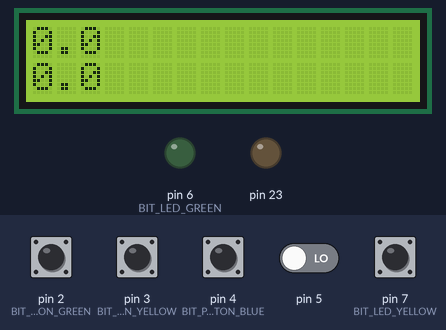
The sketch below on a simulated Arduino Uno, built with avr-gcc and run on an emulated ATmega328P. On the bench: 16×2 character LCD, output pins drawn as LEDs (lit = HIGH). Inputs (shaded band) come from the test bench; at power-on: pin 2 (BIT_PUSHBUTTON_GREEN), pin 3 (BIT_PUSHBUTTON_YELLOW), pin 4 (BIT_PUSHBUTTON_BLUE), pin 7 (BIT_LED_YELLOW) HIGH, pin 5 LOW.

Above: at 1.2 s.
1.3 s: pin 2 (BIT_PUSHBUTTON_GREEN) pulled LOW for 0.15 s
At 2.4 s:
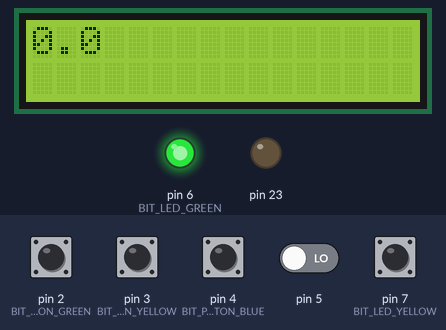
2.9 s: pin 3 (BIT_PUSHBUTTON_YELLOW) pulled LOW for 0.15 s
At 3.59 s:
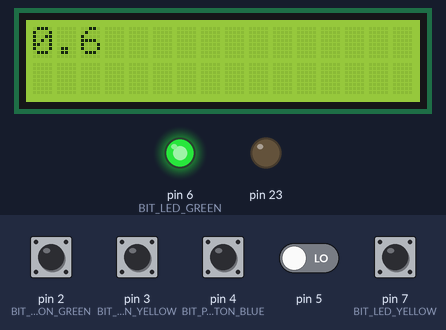
3.6 s: pin 2 (BIT_PUSHBUTTON_GREEN) pulled LOW for 1 s
At 3.7 s:
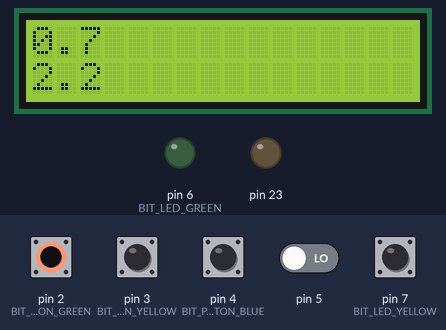
Timing chart, 0 to 6.6 s (numbered marks = the images above; inputs shaded):
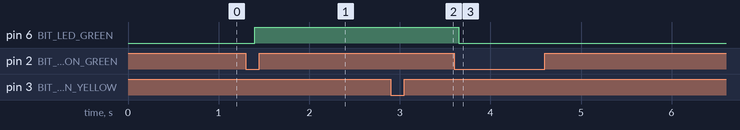

Measured:
- after the input at 1.3 s, pin 6 (BIT_LED_GREEN): LOW → HIGH after 0.10 s; the display: changes after 0.10 s (image 1)
- after the input at 2.9 s, the display: first changes after 0.13 s (image 2 shows a later state)
- after the input at 3.6 s, pin 6 (BIT_LED_GREEN): HIGH → LOW after 0.05 s

The sketch:

TwoTimers.ino
```cpp
// include the library code:
#include <LiquidCrystal.h>

// initialize the library with the numbers of the interface pins
LiquidCrystal lcd(13, 12, 11, 10, 9, 8);

#define REG_PORT_LED_YELLOW PORTD
#define BIT_LED_YELLOW 7
#define REG_PORT_LED_GREEN PORTD
#define BIT_LED_GREEN 6

#define REG_PORT_PUSHBUTTON_YELLOW PORTD
#define REG_PIN_PUSHBUTTON_YELLOW PIND
#define BIT_PUSHBUTTON_YELLOW 3
#define REG_PORT_PUSHBUTTON_GREEN PORTD
#define REG_PIN_PUSHBUTTON_GREEN PIND
#define BIT_PUSHBUTTON_GREEN 2
#define REG_PORT_PUSHBUTTON_BLUE PORTD
#define REG_PIN_PUSHBUTTON_BLUE PIND
#define BIT_PUSHBUTTON_BLUE 4

#define ON HIGH
#define OFF LOW

#define PRESSED LOW
#define NOTPRESSED HIGH

volatile uint8_t mainEventFlags = 0;
#define FLAG_GREEN_TIMER 0X01
#define FLAG_YELLOW_PUSHBUTTON 0X02
#define FLAG_GREEN_PUSHBUTTON 0X04
#define FLAG_BLUE_PUSHBUTTON 0x08

volatile uint8_t portdhistory = 0xFF;

//   CS12  | CS11  | CS10  |  DEC |Description
//       0 |     0 |     0 |   0  |stop timer
//       0 |     0 |     1 |   1  |prescaler = 1 (no prescaller)
//       0 |     1 |     0 |   2  |prescaler = 8
//       0 |     1 |     1 |   3  |prescaler = 64
//       1 |     0 |     0 |   4  |prescaler = 256
//       1 |     0 |     1 |   5  |prescaler = 1024
uint8_t Timer1Prescaler = 0x03;

//   CS22  | CS21  | CS20  |  DEC |Description
//       0 |     0 |     0 |   0  |stop timer
//       0 |     0 |     1 |   1  |prescaler = 1 (no prescaller)
//       0 |     1 |     0 |   2  |prescaler = 8
//       0 |     1 |     1 |   3  |prescaler = 32
//       1 |     0 |     0 |   4  |prescaler = 64
uint8_t Timer2Prescaler = 0x04;

// counter and compare values
#define TIMER_1_START 0
#define TIMER_1_COMPARE 24999  // 0 - 65535

// counter and compare values
#define TIMER_2_START 0
#define TIMER_2_COMPARE 249  // 0 - 256

unsigned long yellowTenthsSecond = 0;
boolean isYellowRunning = false;

unsigned long greenCounter = 1;
boolean isGreenRunning = false;

unsigned long elapsedTime = 0;
unsigned long currentTime = 0;
unsigned long priorTime = 0;

void setup() {
  Serial.begin(9600);

  //////////////// initialize display  ///////////
  // set up the LCD's number of columns and rows:
  lcd.begin(16, 2);
  refresh();  // Print a message to the LCD.

  ///////////////// Timer1 ///////////////////////
  // Reset Timer1 Control Reg A
  TCCR1A = 0;

  // set waveform generation mode WGM
//   TCCR1B &= ~_BV(WGM13);  //clears
//   TCCR1B &= ~_BV(WGM12);  //clears
//   TCCR1B &= ~_BV(WGM11);  //clears
//   TCCR1B &= ~_BV(WGM10);  //clears
//   TCCR1B |= _BV(WGM12);   //sets

  // Set Prescaller of 256
  TCCR1B &= ~0b111;  // set the three bits in TCCR2B to 0 (clears prescaler)
  TCCR1B = (TCCR1B & 0b11111000) | (Timer1Prescaler);

  TCNT1 = TIMER_1_START;    // Reset Timer1
  OCR1A = TIMER_1_COMPARE;  // set compare values
  TIMSK1 = _BV(OCIE1A);     // Enable timer1 compare interrupt

  ///////////////// Timer2///////////////////////
  // Reset Timer1 Control Reg A
  TCCR2A = 0;

  // set waveform generation mode WGM
//   TCCR2B &= ~_BV(WGM22);  //clears
//   TCCR2B &= ~_BV(WGM21);  //clears
//   TCCR2B &= ~_BV(WGM20);  //clears
//   TCCR2B |= _BV(WGM22);   //sets

  // Set Prescaller of 256
  TCCR2B &= ~0b111;  // set the three bits in TCCR2B to 0 (clears prescaler)
  TCCR2B = (TCCR2B & 0b11111000) | (Timer2Prescaler);

  TCNT2 = TIMER_2_START;    // Reset Timer1
  OCR2A = TIMER_2_COMPARE;  // set compare values
  TIMSK2 = _BV(OCIE2A);     // Enable timer1 compare interrupt

  /////////////////// setup I/O ///////////////////
  DDRB |= _BV(BIT_LED_YELLOW);  //pinMode(PIN_LED_YELLOW, OUTPUT);
  DDRD |= _BV(BIT_LED_GREEN);   //pinMode(PIN_LED_GREEN, OUTPUT);
  // all other bits are left as input which is default

  // enable the pullup resistors
  REG_PORT_PUSHBUTTON_YELLOW |= _BV(BIT_PUSHBUTTON_YELLOW);
  REG_PORT_PUSHBUTTON_GREEN |= _BV(BIT_PUSHBUTTON_GREEN);
  REG_PORT_PUSHBUTTON_BLUE |= _BV(BIT_PUSHBUTTON_BLUE);

  /////////////////// setup interrupts //////////////////////
  //attachInterrupt(digitalPinToInterrupt(PIN_PUSHBUTTON_YELLOW), yellow_pushbutton_isr, FALLING);
  //attachInterrupt(digitalPinToInterrupt(PIN_PUSHBUTTON_RED), red_pushbutton_isr, FALLING);
  //EICRA = _BV(ISC11) | _BV(ISC01);  // set INT0 and INT1 to FALLING edge interrupts()
  //EIMSK = _BV(INT0) | _BV(INT1);    // TURNS ON BOTH INT0 AND INT1
  PCICR = _BV(PCIE2);                                   // Enable Pin Change Interrupts for PORT D pins
  PCMSK2 = _BV(PCINT19) | _BV(PCINT18) | _BV(PCINT20);  // Enables RD2 - RD4 as interrupts
  sei();                                                // Enable global interrupts                                              // Turn on interrupts globally // not required for us, since arduino does it
}

void loop() {
  checkFlags();

  refresh();
  delay(100);
}

void refresh() {
  // set the cursor to column 0, line 1
  lcd.setCursor(0, 0);
  lcd.print(yellowTenthsSecond / 10);
  lcd.print(".");
  lcd.print(yellowTenthsSecond % 10);

  if (!isGreenRunning) {
  lcd.setCursor(0, 1);
  lcd.print(greenCounter/1000);
  lcd.print(".");
  lcd.print((greenCounter/100)%10);
  }
}

void checkFlags() {
  // check for yellow isr variable
  if (mainEventFlags & FLAG_YELLOW_PUSHBUTTON) {
    delay(16);
    mainEventFlags &= ~FLAG_YELLOW_PUSHBUTTON;
    if (bit_is_clear(REG_PIN_PUSHBUTTON_YELLOW, BIT_PUSHBUTTON_YELLOW)) {
      //DO THE ACTION!
      isYellowRunning = !isYellowRunning;
      REG_PORT_LED_YELLOW ^= _BV(BIT_LED_YELLOW);
    }
  }

  //check for GREEN isr variable
  if (mainEventFlags & FLAG_GREEN_PUSHBUTTON) {
    delay(16);
    mainEventFlags &= ~FLAG_GREEN_PUSHBUTTON;
    if (bit_is_clear(REG_PIN_PUSHBUTTON_GREEN, BIT_PUSHBUTTON_GREEN)) {
      //DO THE ACTION!
      isGreenRunning = !isGreenRunning;
      REG_PORT_LED_GREEN ^= _BV(BIT_LED_GREEN);
      if (isGreenRunning) {
        lcd.clear();
      }
    }
  }

  //check for BLUE isr variable
  if (mainEventFlags & FLAG_BLUE_PUSHBUTTON) {
    delay(16);
    mainEventFlags &= ~FLAG_BLUE_PUSHBUTTON;
    if (bit_is_clear(REG_PIN_PUSHBUTTON_BLUE, BIT_PUSHBUTTON_BLUE)) {
      //DO THE ACTION!
      REG_PORT_LED_GREEN &= ~_BV(BIT_LED_GREEN);
      REG_PORT_LED_YELLOW &= ~_BV(BIT_LED_YELLOW);
      yellowTenthsSecond = 0;
      greenCounter = 0;
      isYellowRunning = false;
      isGreenRunning = false;
      lcd.clear();
    }
  }
}

ISR(PCINT2_vect) {
  //ISR called means that RD0, RD1, RD2
  uint8_t changedbits = PIND ^ portdhistory;
  portdhistory = PIND;
  if (changedbits & _BV(BIT_PUSHBUTTON_YELLOW)) {
    if (bit_is_clear(REG_PIN_PUSHBUTTON_YELLOW, BIT_PUSHBUTTON_YELLOW)) {
      mainEventFlags |= FLAG_YELLOW_PUSHBUTTON;
    }
  }
  if (changedbits & _BV(BIT_PUSHBUTTON_GREEN)) {
    if (bit_is_clear(REG_PIN_PUSHBUTTON_GREEN, BIT_PUSHBUTTON_GREEN)) {
      mainEventFlags |= FLAG_GREEN_PUSHBUTTON;
    }
  }
  if (changedbits & _BV(BIT_PUSHBUTTON_BLUE)) {
    if (bit_is_clear(REG_PIN_PUSHBUTTON_BLUE, BIT_PUSHBUTTON_BLUE)) {
      mainEventFlags |= FLAG_BLUE_PUSHBUTTON;
    }
  }
}

ISR(TIMER1_COMPA_vect) {
    TCNT1 = TIMER_1_START;
  if (isYellowRunning) {
    yellowTenthsSecond++;
  }
}

ISR(TIMER2_COMPA_vect) {
    TCNT2 = TIMER_2_START;
  if (isGreenRunning) {
    greenCounter++;
  }
}
```
